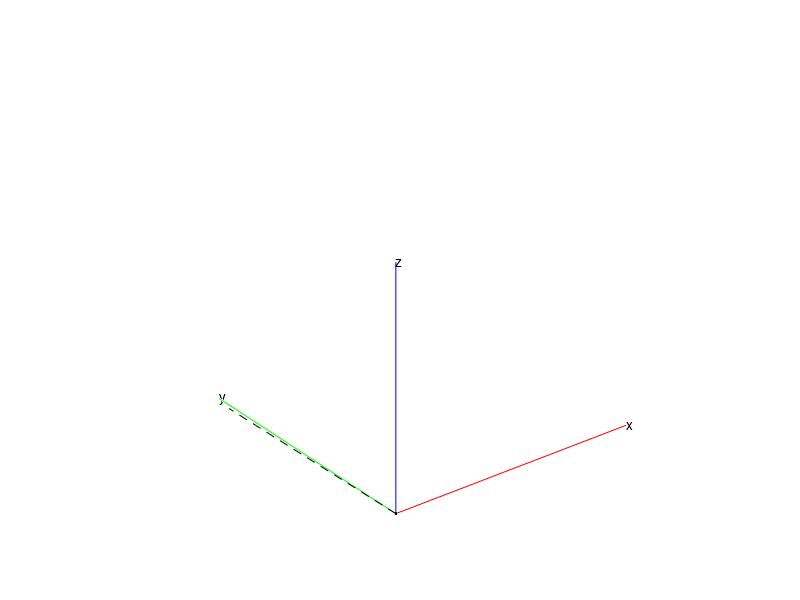

Source code (MATLAB): (Note: this script raises an error after producing the figure.)
clear all;


% rand(3,1) generates a random 3 by one column vector. We use this u to plot
u=rand(3,1)*2-1;

% plot the origin
plot3(0,0,0,'.k')

% axis setting
axis vis3d
axis off

%%%%% your code starts here %%%%%
% generate a random rotation matrix R
a=pi*randn;
c1=cos(a);
s1=sin(a);
R=[c1 -s1 0;s1 c1 0; 0 0 1];

hold on
% plot the x axis 
plot3([0,1],[0,0],[0,0],'r');
text(1,0,0,'x')
hold on
% plot the y axis 
plot3([0,0],[0,1],[0,0],'g');
text(0,1,0,'y')
hold on
% plot the z axis 
plot3([0,0],[0,0],[0,1],'b');
text(0,0,1,'z')
ut='areu';
u1=u(1);
u2=u(2);
u3=u(3);

% plot the original vector u
hold on;
plot3([0,u(1)],[0,u(2)],[0,u(3)],'--k')
text(String,['(',num2str(u1,'%.3f'),',',num2str(u2,'%.3f'),',',num2str(u3,'%.3f'),')'],ut);


% apply rotation and calcuate v plot the vector after rotation v
v=R*u;

hold on;
% plot the new vector v
plot3([0,v(1)],[0,v(2)],[0,v(3)],':k')

%%%%% your code ends here %%%%%